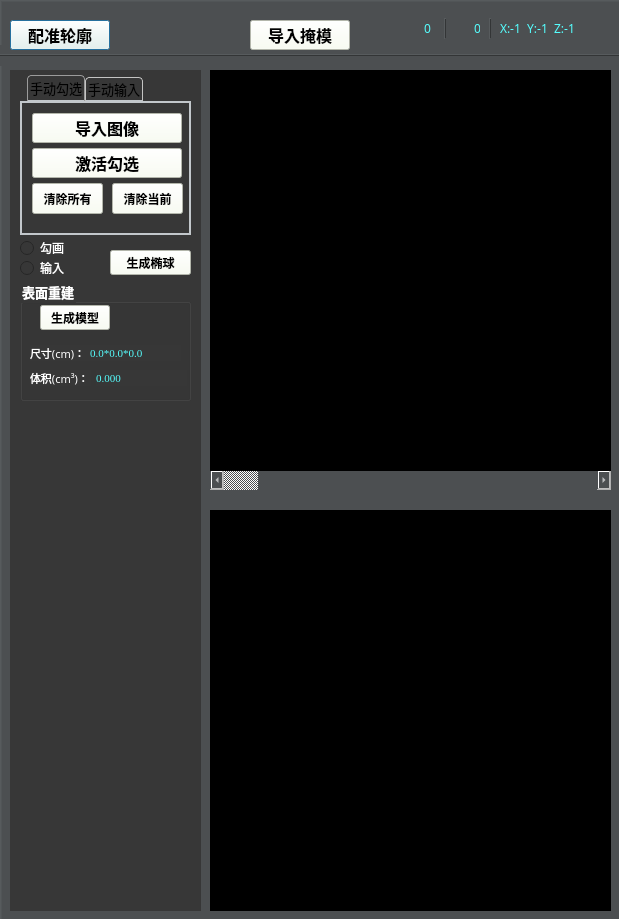
<?xml version="1.0" encoding="UTF-8"?>
<ui version="4.0">
 <class>MainDialog</class>
 <widget class="QDialog" name="MainDialog">
  <property name="geometry">
   <rect>
    <x>0</x>
    <y>0</y>
    <width>619</width>
    <height>919</height>
   </rect>
  </property>
  <property name="font">
   <font>
    <family>微软雅黑</family>
    <weight>75</weight>
    <bold>true</bold>
   </font>
  </property>
  <property name="windowTitle">
   <string>模型重建</string>
  </property>
  <property name="styleSheet">
   <string notr="true">background-color: rgb(0, 0, 0);
color: rgb(255, 255, 255);</string>
  </property>
  <widget class="QFrame" name="frame_2">
   <property name="enabled">
    <bool>true</bool>
   </property>
   <property name="geometry">
    <rect>
     <x>0</x>
     <y>0</y>
     <width>621</width>
     <height>921</height>
    </rect>
   </property>
   <property name="font">
    <font>
     <family>微软雅黑</family>
     <weight>75</weight>
     <bold>true</bold>
    </font>
   </property>
   <property name="styleSheet">
    <string notr="true">background-color: rgb(76, 79, 81);
border-color: rgb(76, 79, 81);</string>
   </property>
   <property name="frameShape">
    <enum>QFrame::WinPanel</enum>
   </property>
   <property name="frameShadow">
    <enum>QFrame::Raised</enum>
   </property>
   <widget class="QFrame" name="frame_3">
    <property name="geometry">
     <rect>
      <x>0</x>
      <y>45</y>
      <width>625</width>
      <height>21</height>
     </rect>
    </property>
    <property name="frameShape">
     <enum>QFrame::HLine</enum>
    </property>
    <property name="frameShadow">
     <enum>QFrame::Raised</enum>
    </property>
   </widget>
   <widget class="QLabel" name="label_MouseValue">
    <property name="geometry">
     <rect>
      <x>450</x>
      <y>20</y>
      <width>31</width>
      <height>16</height>
     </rect>
    </property>
    <property name="font">
     <font>
      <family>微软雅黑</family>
      <weight>50</weight>
      <bold>false</bold>
     </font>
    </property>
    <property name="styleSheet">
     <string notr="true">color: rgb(85, 255, 255);</string>
    </property>
    <property name="text">
     <string>0</string>
    </property>
    <property name="alignment">
     <set>Qt::AlignRight|Qt::AlignTrailing|Qt::AlignVCenter</set>
    </property>
   </widget>
   <widget class="QFrame" name="frame_4">
    <property name="geometry">
     <rect>
      <x>480</x>
      <y>18</y>
      <width>20</width>
      <height>21</height>
     </rect>
    </property>
    <property name="styleSheet">
     <string notr="true"/>
    </property>
    <property name="frameShape">
     <enum>QFrame::VLine</enum>
    </property>
    <property name="frameShadow">
     <enum>QFrame::Raised</enum>
    </property>
   </widget>
   <widget class="QLabel" name="label_MouseInfo">
    <property name="geometry">
     <rect>
      <x>500</x>
      <y>20</y>
      <width>111</width>
      <height>16</height>
     </rect>
    </property>
    <property name="font">
     <font>
      <family>微软雅黑</family>
      <weight>50</weight>
      <bold>false</bold>
     </font>
    </property>
    <property name="styleSheet">
     <string notr="true">color: rgb(85, 255, 255);</string>
    </property>
    <property name="text">
     <string>X:-1  Y:-1  Z:-1              </string>
    </property>
   </widget>
   <widget class="QPushButton" name="pushButton_GetContours">
    <property name="geometry">
     <rect>
      <x>10</x>
      <y>20</y>
      <width>100</width>
      <height>30</height>
     </rect>
    </property>
    <property name="font">
     <font>
      <family>微软雅黑</family>
      <pointsize>12</pointsize>
      <weight>75</weight>
      <bold>true</bold>
     </font>
    </property>
    <property name="styleSheet">
     <string notr="true">background-color: rgb(250, 255, 240);color:rgb(0,0,0);</string>
    </property>
    <property name="text">
     <string>配准轮廓</string>
    </property>
   </widget>
   <widget class="QLabel" name="label_3">
    <property name="geometry">
     <rect>
      <x>1260</x>
      <y>240</y>
      <width>29</width>
      <height>16</height>
     </rect>
    </property>
    <property name="font">
     <font>
      <family>Aharoni</family>
      <pointsize>10</pointsize>
      <weight>75</weight>
      <bold>true</bold>
     </font>
    </property>
    <property name="styleSheet">
     <string notr="true">color: rgb(255, 255, 255);</string>
    </property>
    <property name="text">
     <string>Max</string>
    </property>
   </widget>
   <widget class="QWidget" name="widget" native="true">
    <property name="geometry">
     <rect>
      <x>10</x>
      <y>70</y>
      <width>191</width>
      <height>841</height>
     </rect>
    </property>
    <property name="styleSheet">
     <string notr="true">background-color: rgb(76, 79, 81);
background-color: rgb(55, 55, 55);</string>
    </property>
    <widget class="QGroupBox" name="groupBox_5">
     <property name="geometry">
      <rect>
       <x>10</x>
       <y>210</y>
       <width>171</width>
       <height>121</height>
      </rect>
     </property>
     <property name="font">
      <font>
       <family>微软雅黑</family>
       <pointsize>10</pointsize>
       <weight>75</weight>
       <bold>true</bold>
      </font>
     </property>
     <property name="title">
      <string>表面重建</string>
     </property>
     <widget class="QPushButton" name="pushButton_SurfaceRendering_2">
      <property name="geometry">
       <rect>
        <x>20</x>
        <y>25</y>
        <width>70</width>
        <height>25</height>
       </rect>
      </property>
      <property name="font">
       <font>
        <family>微软雅黑</family>
        <weight>75</weight>
        <bold>true</bold>
       </font>
      </property>
      <property name="styleSheet">
       <string notr="true">background-color: rgb(250, 255, 240);color:rgb(0,0,0);</string>
      </property>
      <property name="text">
       <string>生成模型</string>
      </property>
     </widget>
     <widget class="QLabel" name="label">
      <property name="geometry">
       <rect>
        <x>10</x>
        <y>65</y>
        <width>61</width>
        <height>16</height>
       </rect>
      </property>
      <property name="font">
       <font>
        <family>微软雅黑</family>
        <pointsize>8</pointsize>
        <weight>50</weight>
        <bold>false</bold>
       </font>
      </property>
      <property name="text">
       <string>尺寸(cm)：</string>
      </property>
     </widget>
     <widget class="QLabel" name="label_4">
      <property name="geometry">
       <rect>
        <x>10</x>
        <y>90</y>
        <width>61</width>
        <height>16</height>
       </rect>
      </property>
      <property name="font">
       <font>
        <family>微软雅黑</family>
        <pointsize>8</pointsize>
        <weight>50</weight>
        <bold>false</bold>
       </font>
      </property>
      <property name="text">
       <string>体积(cm³)：</string>
      </property>
     </widget>
     <widget class="QLabel" name="label__TumorSize">
      <property name="geometry">
       <rect>
        <x>70</x>
        <y>65</y>
        <width>91</width>
        <height>16</height>
       </rect>
      </property>
      <property name="sizePolicy">
       <sizepolicy hsizetype="Preferred" vsizetype="Preferred">
        <horstretch>0</horstretch>
        <verstretch>0</verstretch>
       </sizepolicy>
      </property>
      <property name="font">
       <font>
        <family>Times New Roman</family>
        <pointsize>8</pointsize>
        <weight>50</weight>
        <bold>false</bold>
       </font>
      </property>
      <property name="styleSheet">
       <string notr="true">color: rgb(85, 255, 255);</string>
      </property>
      <property name="text">
       <string>0.0*0.0*0.0</string>
      </property>
      <property name="alignment">
       <set>Qt::AlignLeading|Qt::AlignLeft|Qt::AlignVCenter</set>
      </property>
     </widget>
     <widget class="QLabel" name="label__TumorVolume">
      <property name="geometry">
       <rect>
        <x>76</x>
        <y>90</y>
        <width>91</width>
        <height>16</height>
       </rect>
      </property>
      <property name="sizePolicy">
       <sizepolicy hsizetype="Preferred" vsizetype="Preferred">
        <horstretch>0</horstretch>
        <verstretch>0</verstretch>
       </sizepolicy>
      </property>
      <property name="font">
       <font>
        <family>Times New Roman</family>
        <pointsize>8</pointsize>
        <weight>50</weight>
        <bold>false</bold>
       </font>
      </property>
      <property name="styleSheet">
       <string notr="true">color: rgb(85, 255, 255);</string>
      </property>
      <property name="text">
       <string>0.000</string>
      </property>
      <property name="alignment">
       <set>Qt::AlignLeading|Qt::AlignLeft|Qt::AlignVCenter</set>
      </property>
     </widget>
    </widget>
    <widget class="QTabWidget" name="tabWidget">
     <property name="geometry">
      <rect>
       <x>10</x>
       <y>5</y>
       <width>171</width>
       <height>160</height>
      </rect>
     </property>
     <property name="font">
      <font>
       <family>微软雅黑</family>
       <pointsize>10</pointsize>
      </font>
     </property>
     <property name="styleSheet">
      <string notr="true">QTabWidget::pane { /* The tab widget frame */
    border: 2px solid #C2C7CB;
}

QTabWidget::tab-bar {
    left: 7px; /* move to the right by 5px */
}

/* Style the tab using the tab sub-control. Note that
    it reads QTabBar _not_ QTabWidget */
QTabBar::tab {
    background: qlineargradient(x1: 0, y1: 0, x2: 0, y2: 1,
                                stop: 0 #E1E1E1, stop: 0.4 #DDDDDD,
                                stop: 0.5 #D8D8D8, stop: 1.0 #D3D3D3);
    border: 1px solid #C4C4C3;
    border-bottom-color: #C2C7CB; /* same as the pane color */
    border-top-left-radius: 4px;
    border-top-right-radius: 4px;
    min-width: 8ex;
    padding: 2px;
	color:rgb(0,0,0);
}

QTabBar::tab:selected, QTabBar::tab:hover {
    background: qlineargradient(x1: 0, y1: 0, x2: 0, y2: 1,
                                stop: 0 #fafafa, stop: 0.4 #f4f4f4,
                                stop: 0.5 #e7e7e7, stop: 1.0 #fafafa);
}

QTabBar::tab:selected {
    border-color: #9B9B9B;
    border-bottom-color: #C2C7CB; /* same as pane color */
}

QTabBar::tab:!selected {
    margin-top: 2px; /* make non-selected tabs look smaller */
}</string>
     </property>
     <property name="tabShape">
      <enum>QTabWidget::Rounded</enum>
     </property>
     <property name="currentIndex">
      <number>0</number>
     </property>
     <property name="elideMode">
      <enum>Qt::ElideNone</enum>
     </property>
     <property name="usesScrollButtons">
      <bool>true</bool>
     </property>
     <widget class="QWidget" name="tab_ManualDraw">
      <property name="styleSheet">
       <string notr="true"/>
      </property>
      <attribute name="title">
       <string>手动勾选</string>
      </attribute>
      <widget class="QPushButton" name="pushButton_ManualDrawOn">
       <property name="geometry">
        <rect>
         <x>10</x>
         <y>45</y>
         <width>150</width>
         <height>30</height>
        </rect>
       </property>
       <property name="font">
        <font>
         <family>微软雅黑</family>
         <pointsize>12</pointsize>
         <weight>75</weight>
         <bold>true</bold>
        </font>
       </property>
       <property name="styleSheet">
        <string notr="true">background-color: rgb(250, 255, 240);color:rgb(0,0,0);</string>
       </property>
       <property name="text">
        <string>激活勾选</string>
       </property>
      </widget>
      <widget class="QPushButton" name="pushButton_ManualDrawClearAll">
       <property name="geometry">
        <rect>
         <x>10</x>
         <y>80</y>
         <width>71</width>
         <height>31</height>
        </rect>
       </property>
       <property name="font">
        <font>
         <family>微软雅黑</family>
         <weight>75</weight>
         <bold>true</bold>
        </font>
       </property>
       <property name="styleSheet">
        <string notr="true">background-color: rgb(250, 255, 240);color:rgb(0,0,0);</string>
       </property>
       <property name="text">
        <string>清除所有</string>
       </property>
      </widget>
      <widget class="QPushButton" name="pushButton_ManualDrawClearCur">
       <property name="geometry">
        <rect>
         <x>90</x>
         <y>80</y>
         <width>71</width>
         <height>31</height>
        </rect>
       </property>
       <property name="font">
        <font>
         <family>微软雅黑</family>
         <weight>75</weight>
         <bold>true</bold>
        </font>
       </property>
       <property name="styleSheet">
        <string notr="true">background-color: rgb(250, 255, 240);color:rgb(0,0,0);</string>
       </property>
       <property name="text">
        <string>清除当前</string>
       </property>
      </widget>
      <widget class="QPushButton" name="pushButton_ImportMR">
       <property name="geometry">
        <rect>
         <x>10</x>
         <y>10</y>
         <width>150</width>
         <height>30</height>
        </rect>
       </property>
       <property name="font">
        <font>
         <family>微软雅黑</family>
         <pointsize>12</pointsize>
         <weight>75</weight>
         <bold>true</bold>
        </font>
       </property>
       <property name="styleSheet">
        <string notr="true">background-color: rgb(250, 255, 240);color:rgb(0,0,0);</string>
       </property>
       <property name="text">
        <string>导入图像</string>
       </property>
       <property name="autoDefault">
        <bool>false</bool>
       </property>
       <property name="default">
        <bool>false</bool>
       </property>
       <property name="flat">
        <bool>false</bool>
       </property>
      </widget>
     </widget>
     <widget class="QWidget" name="tab">
      <attribute name="title">
       <string>手动输入</string>
      </attribute>
      <widget class="QLabel" name="label_13">
       <property name="geometry">
        <rect>
         <x>10</x>
         <y>20</y>
         <width>65</width>
         <height>16</height>
        </rect>
       </property>
       <property name="font">
        <font>
         <family>微软雅黑</family>
         <weight>75</weight>
         <bold>true</bold>
        </font>
       </property>
       <property name="text">
        <string>人体半长轴</string>
       </property>
      </widget>
      <widget class="QLabel" name="label_14">
       <property name="geometry">
        <rect>
         <x>10</x>
         <y>50</y>
         <width>65</width>
         <height>16</height>
        </rect>
       </property>
       <property name="font">
        <font>
         <family>微软雅黑</family>
         <weight>75</weight>
         <bold>true</bold>
        </font>
       </property>
       <property name="text">
        <string>人体半短轴</string>
       </property>
      </widget>
      <widget class="QLabel" name="label_15">
       <property name="geometry">
        <rect>
         <x>10</x>
         <y>80</y>
         <width>65</width>
         <height>16</height>
        </rect>
       </property>
       <property name="font">
        <font>
         <family>微软雅黑</family>
         <weight>75</weight>
         <bold>true</bold>
        </font>
       </property>
       <property name="text">
        <string>人体半厚度</string>
       </property>
      </widget>
      <widget class="QSpinBox" name="spinBox_long_axis">
       <property name="geometry">
        <rect>
         <x>80</x>
         <y>20</y>
         <width>51</width>
         <height>18</height>
        </rect>
       </property>
       <property name="font">
        <font>
         <family>微软雅黑</family>
         <weight>75</weight>
         <bold>true</bold>
        </font>
       </property>
       <property name="minimum">
        <number>5</number>
       </property>
       <property name="maximum">
        <number>105</number>
       </property>
      </widget>
      <widget class="QSpinBox" name="spinBox_short_axis">
       <property name="geometry">
        <rect>
         <x>80</x>
         <y>50</y>
         <width>51</width>
         <height>18</height>
        </rect>
       </property>
       <property name="font">
        <font>
         <family>微软雅黑</family>
         <weight>75</weight>
         <bold>true</bold>
        </font>
       </property>
       <property name="minimum">
        <number>5</number>
       </property>
       <property name="maximum">
        <number>105</number>
       </property>
      </widget>
      <widget class="QSpinBox" name="spinBox_thick_axis">
       <property name="geometry">
        <rect>
         <x>80</x>
         <y>80</y>
         <width>51</width>
         <height>18</height>
        </rect>
       </property>
       <property name="font">
        <font>
         <family>微软雅黑</family>
         <weight>75</weight>
         <bold>true</bold>
        </font>
       </property>
       <property name="minimum">
        <number>5</number>
       </property>
       <property name="maximum">
        <number>105</number>
       </property>
      </widget>
      <widget class="QLabel" name="label_17">
       <property name="geometry">
        <rect>
         <x>140</x>
         <y>20</y>
         <width>31</width>
         <height>16</height>
        </rect>
       </property>
       <property name="font">
        <font>
         <family>微软雅黑</family>
         <weight>75</weight>
         <bold>true</bold>
        </font>
       </property>
       <property name="text">
        <string>mm</string>
       </property>
      </widget>
      <widget class="QLabel" name="label_18">
       <property name="geometry">
        <rect>
         <x>140</x>
         <y>50</y>
         <width>31</width>
         <height>16</height>
        </rect>
       </property>
       <property name="font">
        <font>
         <family>微软雅黑</family>
         <weight>75</weight>
         <bold>true</bold>
        </font>
       </property>
       <property name="text">
        <string>mm</string>
       </property>
      </widget>
      <widget class="QLabel" name="label_19">
       <property name="geometry">
        <rect>
         <x>140</x>
         <y>80</y>
         <width>31</width>
         <height>16</height>
        </rect>
       </property>
       <property name="font">
        <font>
         <family>微软雅黑</family>
         <weight>75</weight>
         <bold>true</bold>
        </font>
       </property>
       <property name="text">
        <string>mm</string>
       </property>
      </widget>
     </widget>
    </widget>
    <widget class="QPushButton" name="pushButton_generate_ellips">
     <property name="geometry">
      <rect>
       <x>100</x>
       <y>180</y>
       <width>81</width>
       <height>25</height>
      </rect>
     </property>
     <property name="font">
      <font>
       <family>微软雅黑</family>
       <weight>75</weight>
       <bold>true</bold>
      </font>
     </property>
     <property name="styleSheet">
      <string notr="true">background-color: rgb(250, 255, 240);color:rgb(0,0,0);</string>
     </property>
     <property name="text">
      <string>生成椭球</string>
     </property>
    </widget>
    <widget class="QRadioButton" name="radioButton_draw">
     <property name="geometry">
      <rect>
       <x>10</x>
       <y>170</y>
       <width>89</width>
       <height>16</height>
      </rect>
     </property>
     <property name="text">
      <string>勾画</string>
     </property>
    </widget>
    <widget class="QRadioButton" name="radioButton_write">
     <property name="geometry">
      <rect>
       <x>10</x>
       <y>190</y>
       <width>89</width>
       <height>16</height>
      </rect>
     </property>
     <property name="text">
      <string>输入</string>
     </property>
    </widget>
    <widget class="QWidget" name="verticalLayoutWidget_3">
     <property name="geometry">
      <rect>
       <x>0</x>
       <y>340</y>
       <width>191</width>
       <height>401</height>
      </rect>
     </property>
     <layout class="QVBoxLayout" name="verticalLayout_connection"/>
    </widget>
   </widget>
   <widget class="QScrollBar" name="verticalScrollBar_DicomChange_XY">
    <property name="enabled">
     <bool>false</bool>
    </property>
    <property name="geometry">
     <rect>
      <x>210</x>
      <y>470</y>
      <width>401</width>
      <height>20</height>
     </rect>
    </property>
    <property name="styleSheet">
     <string notr="true">color: rgb(255, 255, 255);
border-color: rgb(255, 0, 0);</string>
    </property>
    <property name="orientation">
     <enum>Qt::Horizontal</enum>
    </property>
   </widget>
   <widget class="QFrame" name="frame_5">
    <property name="geometry">
     <rect>
      <x>210</x>
      <y>510</y>
      <width>401</width>
      <height>401</height>
     </rect>
    </property>
    <property name="styleSheet">
     <string notr="true">border-color: rgb(0, 0, 0);
background-color: rgb(0, 0, 0);</string>
    </property>
    <property name="frameShape">
     <enum>QFrame::StyledPanel</enum>
    </property>
    <property name="frameShadow">
     <enum>QFrame::Raised</enum>
    </property>
    <widget class="QWidget" name="verticalLayoutWidget_2">
     <property name="geometry">
      <rect>
       <x>0</x>
       <y>0</y>
       <width>401</width>
       <height>401</height>
      </rect>
     </property>
     <layout class="QVBoxLayout" name="verticalLayout_vtktidget_3d"/>
    </widget>
   </widget>
   <widget class="QFrame" name="frame">
    <property name="geometry">
     <rect>
      <x>210</x>
      <y>70</y>
      <width>401</width>
      <height>401</height>
     </rect>
    </property>
    <property name="styleSheet">
     <string notr="true">border-color: rgb(0, 0, 0);
background-color: rgb(0, 0, 0);</string>
    </property>
    <property name="frameShape">
     <enum>QFrame::StyledPanel</enum>
    </property>
    <property name="frameShadow">
     <enum>QFrame::Raised</enum>
    </property>
    <widget class="QWidget" name="verticalLayoutWidget">
     <property name="geometry">
      <rect>
       <x>0</x>
       <y>0</y>
       <width>401</width>
       <height>401</height>
      </rect>
     </property>
     <layout class="QVBoxLayout" name="verticalLayout_vtktidget_dicom"/>
    </widget>
   </widget>
   <widget class="QLabel" name="label_MouseRegionGrowValue">
    <property name="geometry">
     <rect>
      <x>410</x>
      <y>20</y>
      <width>21</width>
      <height>16</height>
     </rect>
    </property>
    <property name="font">
     <font>
      <family>微软雅黑</family>
      <weight>50</weight>
      <bold>false</bold>
     </font>
    </property>
    <property name="styleSheet">
     <string notr="true">color: rgb(85, 255, 255);</string>
    </property>
    <property name="text">
     <string>0</string>
    </property>
    <property name="alignment">
     <set>Qt::AlignRight|Qt::AlignTrailing|Qt::AlignVCenter</set>
    </property>
   </widget>
   <widget class="QFrame" name="frame_6">
    <property name="geometry">
     <rect>
      <x>435</x>
      <y>18</y>
      <width>20</width>
      <height>21</height>
     </rect>
    </property>
    <property name="styleSheet">
     <string notr="true"/>
    </property>
    <property name="frameShape">
     <enum>QFrame::VLine</enum>
    </property>
    <property name="frameShadow">
     <enum>QFrame::Raised</enum>
    </property>
   </widget>
   <widget class="QPushButton" name="pushButton_output_mask">
    <property name="geometry">
     <rect>
      <x>-180</x>
      <y>20</y>
      <width>100</width>
      <height>30</height>
     </rect>
    </property>
    <property name="font">
     <font>
      <family>微软雅黑</family>
      <pointsize>12</pointsize>
      <weight>75</weight>
      <bold>true</bold>
     </font>
    </property>
    <property name="styleSheet">
     <string notr="true">background-color: rgb(250, 255, 240);color:rgb(0,0,0);</string>
    </property>
    <property name="text">
     <string>导出掩模</string>
    </property>
   </widget>
   <widget class="QPushButton" name="pushButton_input_mask">
    <property name="geometry">
     <rect>
      <x>250</x>
      <y>20</y>
      <width>100</width>
      <height>30</height>
     </rect>
    </property>
    <property name="font">
     <font>
      <family>微软雅黑</family>
      <pointsize>12</pointsize>
      <weight>75</weight>
      <bold>true</bold>
     </font>
    </property>
    <property name="styleSheet">
     <string notr="true">background-color: rgb(250, 255, 240);color:rgb(0,0,0);</string>
    </property>
    <property name="text">
     <string>导入掩模</string>
    </property>
   </widget>
  </widget>
 </widget>
 <resources/>
 <connections/>
</ui>
